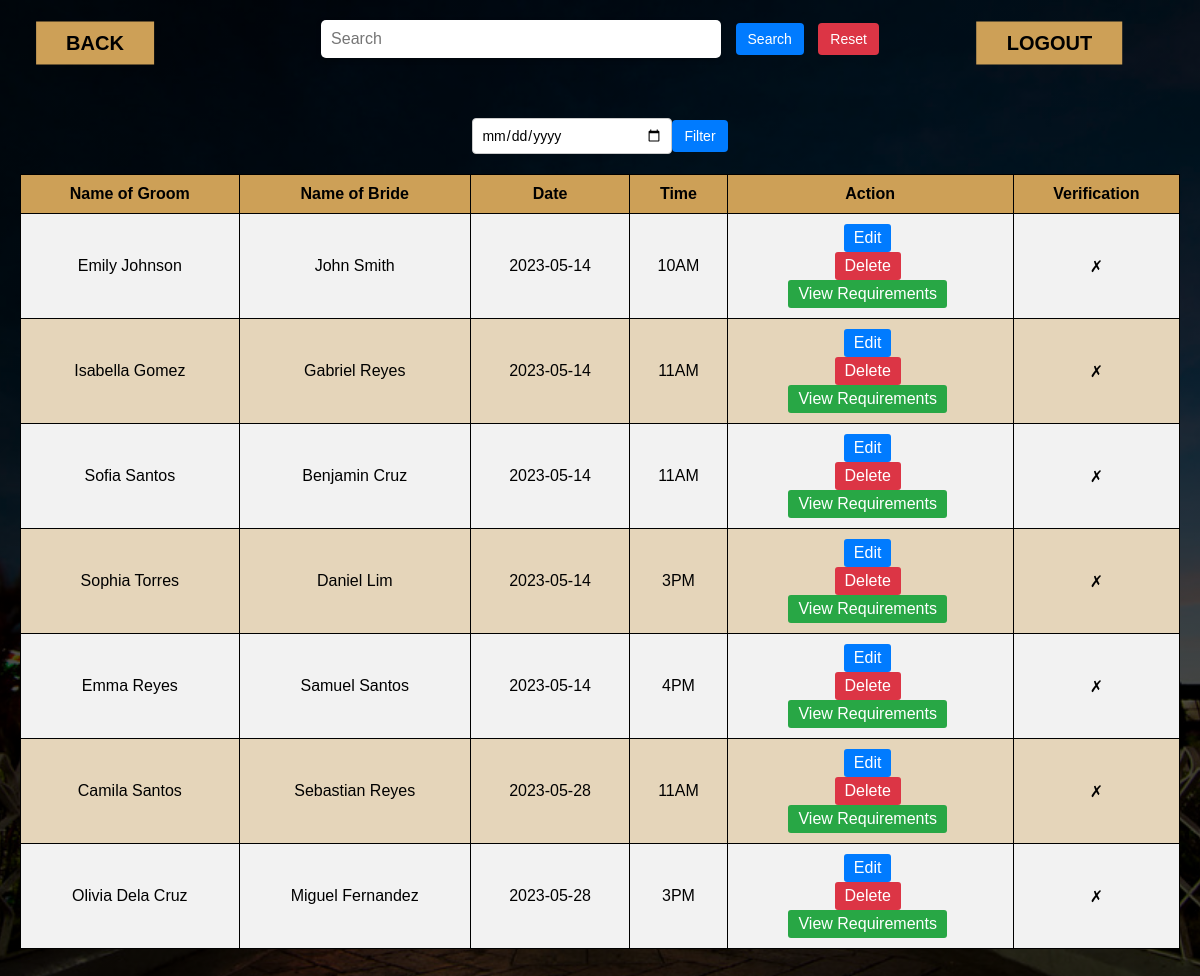
The app's page /adminwedding.php (signed in), older data.
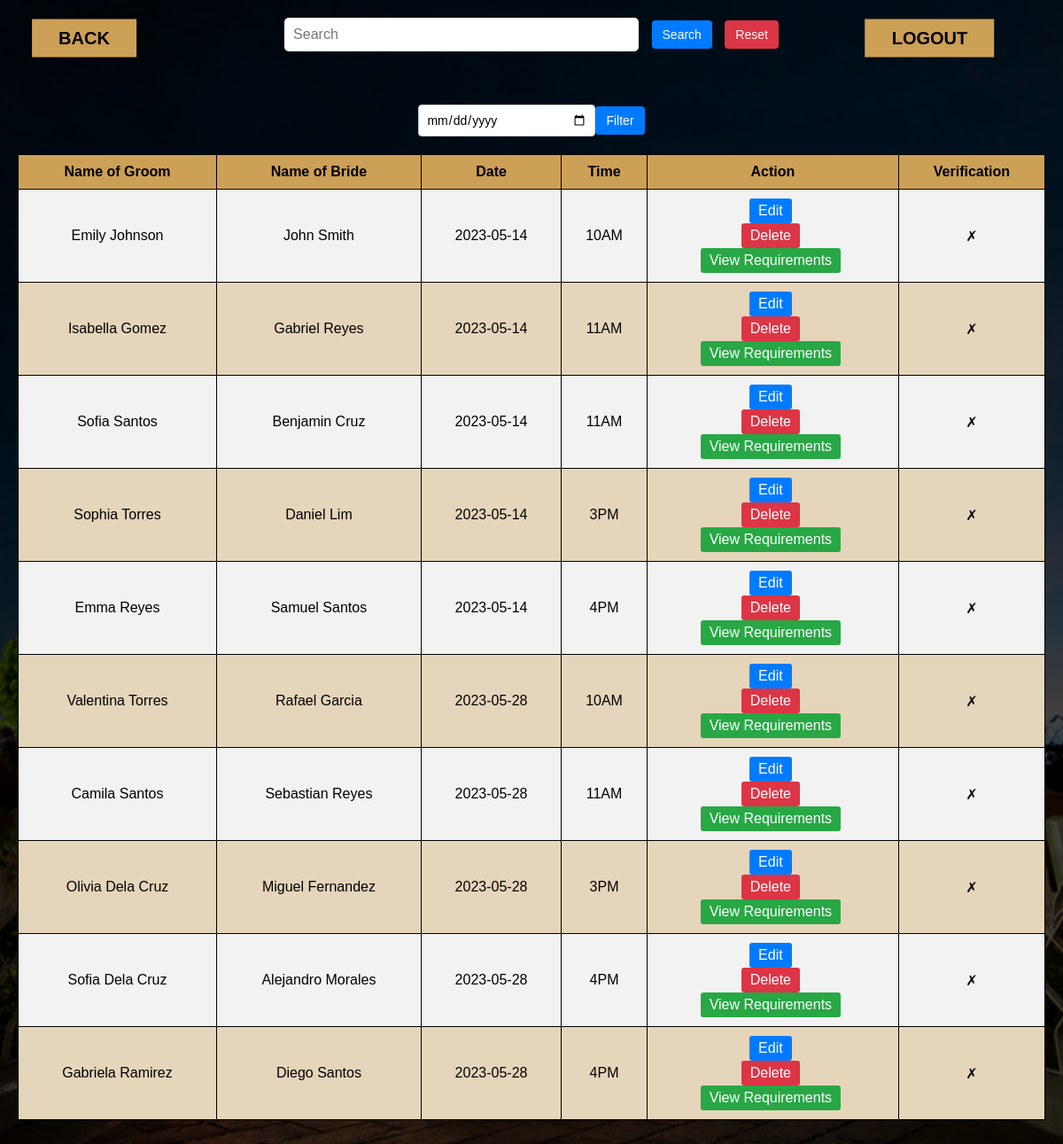
The same page, newer data.
### tables this page shows
CREATE TABLE `tbl_groom` (
  `id` int(11) NOT NULL,
  `name1` varchar(255) NOT NULL,
  `email1` varchar(255) NOT NULL,
  `dob1` date NOT NULL,
  `age1` int(11) NOT NULL,
  `place1` varchar(255) NOT NULL,
  `citizenship1` varchar(255) NOT NULL,
  `number1` bigint(15) NOT NULL,
  `Religion1` varchar(255) NOT NULL,
  `father1` varchar(255) NOT NULL,
  `mother1` varchar(255) NOT NULL
);

CREATE TABLE `tbl_bride` (
  `id` int(11) NOT NULL,
  `name` varchar(50) NOT NULL,
  `email` varchar(50) NOT NULL,
  `dob` date NOT NULL,
  `age` int(11) NOT NULL,
  `place` varchar(50) NOT NULL,
  `citizenship` varchar(50) NOT NULL,
  `number` bigint(11) NOT NULL,
  `Religion` varchar(50) NOT NULL,
  `father` varchar(50) NOT NULL,
  `mother` varchar(50) NOT NULL,
  `dob2` date NOT NULL,
  `time` varchar(50) NOT NULL,
  `verification` tinyint(1) NOT NULL,
  `Verification1` tinyint(1) NOT NULL,
  `Verification2` tinyint(1) NOT NULL,
  `Verification3` tinyint(1) NOT NULL,
  `Verification4` tinyint(1) NOT NULL,
  `Verification5` tinyint(1) NOT NULL,
  `Verification6` tinyint(1) NOT NULL,
  `Verification7` tinyint(1) NOT NULL,
  `Verification8` tinyint(1) NOT NULL
);

### adminwedding.php (the view, shortened to what this page needs)
<?php
$conn = new mysqli('localhost', 'root', '', 'db_church');
$result = $conn->query("SELECT tbl_groom.id, tbl_groom.name1, tbl_groom.email1, tbl_groom.dob1, tbl_groom.age1, tbl_groom.place1, tbl_groom.citizenship1, tbl_groom.number1, tbl_groom.Religion1, tbl_groom.father1, tbl_groom.mother1, tbl_groom.number1, tbl_bride.name, tbl_bride.email, tbl_bride.dob, tbl_bride.age, tbl_bride.place, tbl_bride.citizenship, tbl_bride.number, tbl_bride.Religion, tbl_bride.father, tbl_bride.mother, tbl_bride.dob2, tbl_bride.time, tbl_bride.verification
                        FROM tbl_groom
                        INNER JOIN tbl_bride ON tbl_groom.id = tbl_bride.id
                        ORDER BY tbl_bride.dob2 ASC, tbl_bride.time ASC;");
?>
<!DOCTYPE html>
<html lang="en">
<head>
  	<link rel="stylesheet" href="admin.css">
</head>
<body>
<section class="title">
<div class="container">
    <div class="content">
        <a href="logout.php" class="btn"><b>LOGOUT</b></a>
        <a href="admin1.php" class="btn2"><b>BACK</b></a>
    </div>
    <div class="search-bar">
    <form method="post">
        <input type="text" placeholder="Search" name="search" value="<?php echo $search; ?>">
        <button class="btn btn-dark btn-sm" name="submit">Search</button>
        <button class="reset-button" type="submit" name="reset">Reset</button>
    </form>
</div>
<div class="filter">
    <form method="get" class="filter">
        <input type="date" id="mass" name="mass" value="<?php echo $massFilter; ?>">
        <button type="submit" name="submit">Filter</button>
    </form>
</div>
		<table>
      <tr>
        <th>Name of Groom</th>
        <th>Name of Bride</th>
        <th>Date</th>
        <th>Time</th>
        <th>Action</th>
        <th>Verification</th>
      </tr>
  <?php while ($row = mysqli_fetch_assoc($result)): ?>
      <tr>
        <td><?php echo $row['name']; ?></td>
        <td><?php echo $row['name1']; ?></td>
        <td><?php echo $row['dob2']; ?></td>
        <td><?php echo $row['time']; ?></td>
        <td>
          <a href="editwedding.php?id=<?php echo $row['id']; ?>" class="edit-btn active">Edit</a>
          <form method="post">
            <button type="submit" name="delete" class="delete-btn active">Delete</button>
          </form>
          <a href="wrequirements.php?id=<?php echo $row['id']; ?>" class="view-requirements-btn active">View Requirements</a>
      </td>
        <td>
        <?php if ($row['verification'] == 1) {
          echo "&#x2713;";
      } else {
          echo "&#x2717;";
      } ?>
      </td>
        </tr>
    </div>
<?php endwhile; ?>

### admin.css (style rules this page uses)
* { font-family: 'Popins', sans-serif; margin: 0; padding: 0; box-sizing: border-box; outline: none; border: none; text-decoration: none; }
html, body { height: 100%; background-repeat: no-repeat; background-size: cover; background-position: center; background-attachment: fixed; scroll-behavior: smooth; background-image: linear-gradient(rgba(0,0,0,0.7),rgba(0,0,0,0.7)),url(Image/church2.jpg); }
a { text-decoration: none; color:#fff; font: 1rem; }
.container { min-height: 50vh; display: flex; align-items: center; justify-content: center; padding:20px; padding-bottom: 60px; flex-direction: column; }
form input[type="text"] { width: 400px; padding: 10px; font-size: 16px; border-radius: 5px; border: none; box-shadow: 0px 2px 5px rgba(0, 0, 0, 0.25); margin-right: 10px; }
.container .content { text-align: center; }
.container .content .btn { display: inline-block; padding: 10px 30px; font-size: 20px; background: #CDA057; color: rgb(0, 0, 0); margin: 0 5px; text-transform: capitalize; position: absolute; top: 0; right: 0; transform: translate(-50%, 50%); }
.container .content .btn2 { display: inline-block; padding: 10px 30px; font-size: 20px; background: #CDA057; color: rgb(0, 0, 0); margin: 0 5px; text-transform: capitalize; position: absolute; top: 0; left: 90px; transform: translate(-50%, 50%); }
table { width: 100%; border-collapse: collapse; margin-top: 20px; }
th, td { padding: 10px; text-align: center; border: 1px solid #000000; }
th { background-color: #CDA057; color: #000000; }
tr:nth-child(even) { background-color: #f2f2f2; }
tr:nth-child(odd) { background-color: #e5d5ba; }
.edit-btn { background-color: transparent; border: none; color: #007bff; font-size: 1rem; text-decoration: none; margin-right: 1rem; }
.delete-btn { background-color: transparent; border: none; color: #dc3545; font-size: 1rem; text-decoration: none; }
.edit-btn, .delete-btn, .view-requirements-btn { color: #fff; background-color: #007bff; border-color: #007bff; padding: 5px 10px; border-radius: 3px; text-decoration: none; display: inline-block; margin-right: 5px; }
.delete-btn { background-color: #dc3545; border-color: #dc3545; }
.view-requirements-btn { background-color: #28a745; border-color: #28a745; }
.search-bar { display: flex; align-items: center; margin-bottom: 20px; }
input[type="text"] { padding: 8px; width: 200px; border: 1px solid #ccc; border-radius: 4px; font-size: 14px; }
button.search-button, button.reset-button { padding: 8px 12px; background-color: #007bff; color: #fff; border: none; border-radius: 4px; cursor: pointer; font-size: 14px; margin-left: 10px; }
.filter { display: flex; align-items: center; margin-top: 20px; }
input[type="date"] { padding: 8px; width: 200px; border: 1px solid #ccc; border-radius: 4px; font-size: 14px; }
button.reset-button { background-color: #dc3545; }
button[name="submit"] { padding: 8px 12px; background-color: #007bff; color: #fff; border: none; border-radius: 4px; cursor: pointer; font-size: 14px; }

Row changes from the older to the newer data that the page shows:
added tbl_groom: tbl_bride.name "Valentina Torres", name1 "Rafael Garcia", tbl_bride.dob2 "2023-05-28", tbl_bride.time "10AM"
added tbl_groom: tbl_bride.name "Sofia Dela Cruz", name1 "Alejandro Morales", tbl_bride.dob2 "2023-05-28", tbl_bride.time "4PM"
added tbl_groom: tbl_bride.name "Gabriela Ramirez", name1 "Diego Santos", tbl_bride.dob2 "2023-05-28", tbl_bride.time "4PM"
